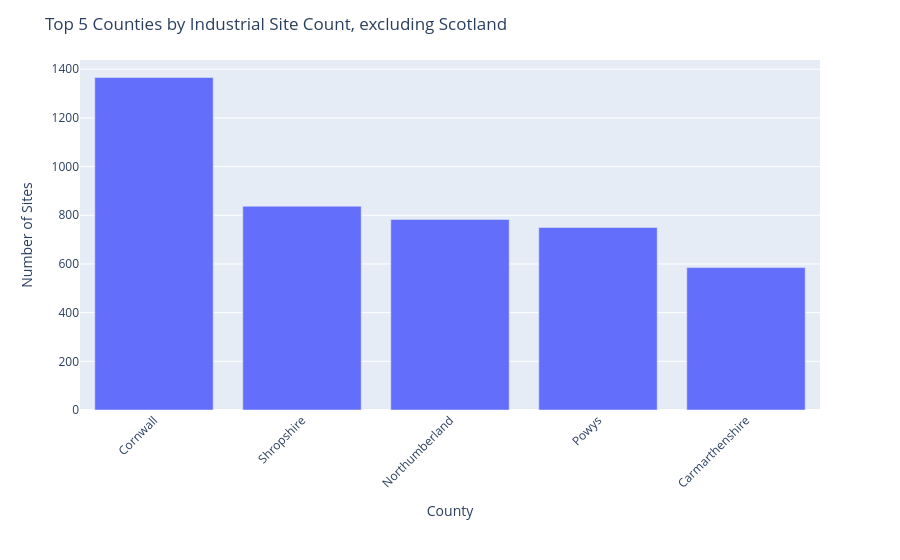

Source (notebook cell):
### Code cell
import pandas as pd
import plotly.express as px

# 1) Load your data (adjust the path if needed)
df = pd.read_csv('industrial_buildings.csv')

# 2) Exclude Scottish entries
df_non_scot = df[df['nation'] != 'Scotland']

# 3) Compute the top-10 counties by site count
top10 = (
    df_non_scot['county']
      .value_counts()
      .nlargest(5)
      .reset_index(name='count')
      .rename(columns={'index':'county'})
)

# 4) Build the Plotly bar chart
fig = px.bar(
    top10,
    x='county',
    y='count',
    title='Top 5 Counties by Industrial Site Count, excluding Scotland',
    labels={'county':'County','count':'Number of Sites'}
)
fig.update_layout(xaxis_tickangle=-45, margin=dict(t=60,b=150))

# 5) Save as standalone HTML
out_file = 'bar2.html'
fig.write_html(out_file, include_plotlyjs='cdn')
print(f"Chart written to {out_file}")

# 6) (Optional) display in notebook
fig.show()

### Figure 1 — Plotly figure (JSON) as saved in the notebook; plotly's stock layout.template omitted (floating-point values rounded to 4 significant figures)
{"data": [{"alignmentgroup": "True", "hovertemplate": "County=%{x}<br>Number of Sites=%{y}<extra></extra>", "legendgroup": "", "marker": {"color": "#636efa", "pattern": {"shape": ""}}, "name": "", "offsetgroup": "", "orientation": "v", "showlegend": false, "textposition": "auto", "type": "bar", "x": ["Cornwall", "Shropshire", "Northumberland", "Powys", "Carmarthenshire"], "xaxis": "x", "y": [1366, 837, 783, 750, 585], "yaxis": "y"}], "layout": {"autosize": true, "barmode": "relative", "legend": {"tracegroupgap": 0}, "margin": {"b": 150, "t": 60}, "title": {"text": "Top 5 Counties by Industrial Site Count, excluding Scotland"}, "xaxis": {"anchor": "y", "autorange": true, "domain": [0, 1], "range": [-0.5, 4.5], "tickangle": -45, "title": {"text": "County"}, "type": "category"}, "yaxis": {"anchor": "x", "autorange": true, "domain": [0, 1], "range": [0, 1438.0], "title": {"text": "Number of Sites"}, "type": "linear"}}}
